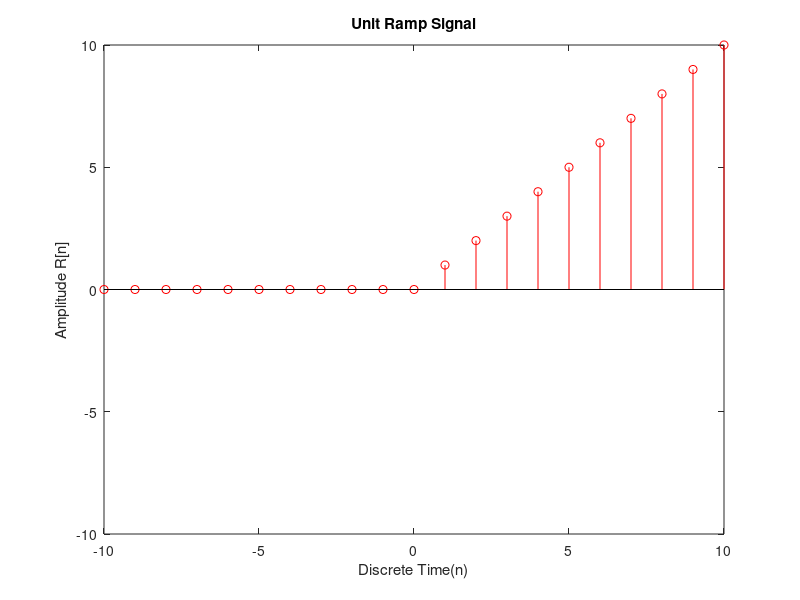

Reproduce this figure in MATLAB.
x=-10:1:10;
y=zeros(1,length(x));
for i=1:length(x)
  if x(i)>=0
    y(i) = x(i);
  else
    y(i) = 0;
  endif
endfor
stem(x,y,"r");
axis([-10,10,-10,10]);
title("Unit Ramp Signal");
xlabel("Discrete Time(n)");
ylabel("Amplitude R[n]");
